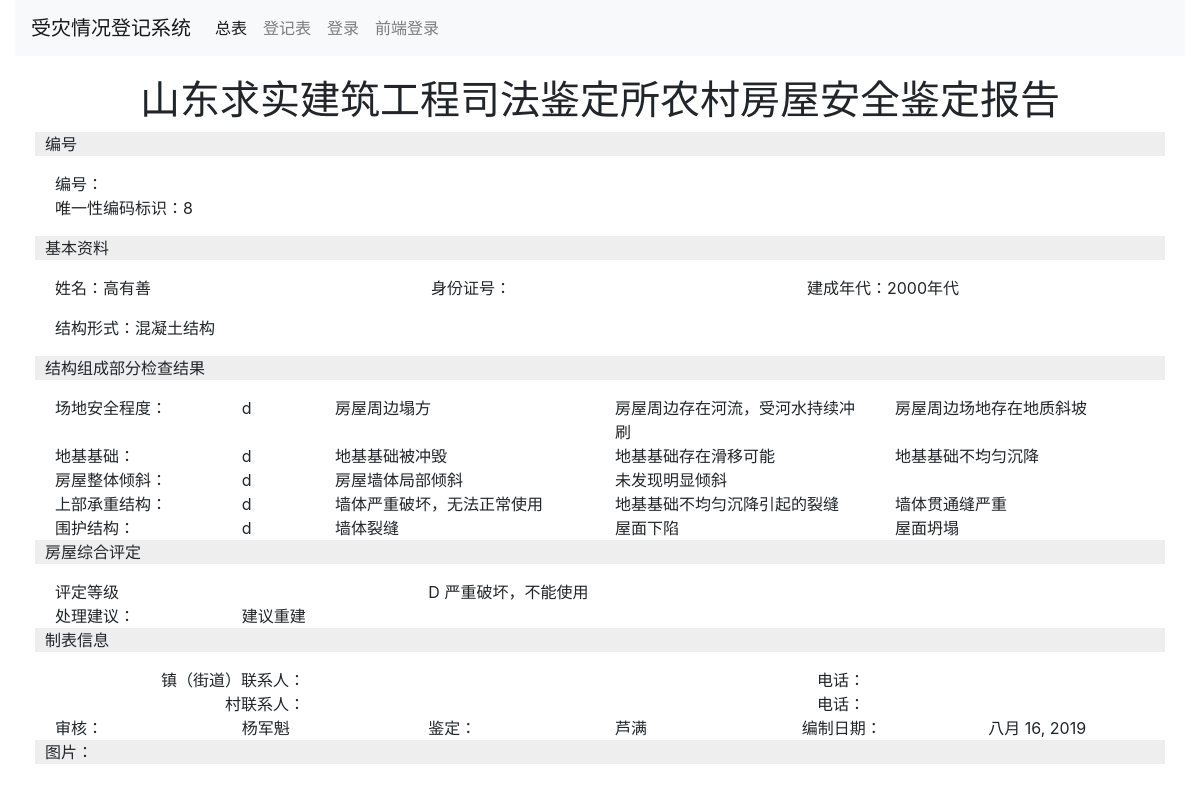
Page /report/8 (signed in) on the committed database.
### report/models.py (models this page shows, shortened)
class Report(models.Model):
    DECADE_CHOICE = (
        ('1900', '1900'),
        ('1910', '1910'),
        ('1920', '1920'),
        ('1930', '1930'),
        ('1940', '1940'),
        ('1950', '1950'),
        ('1960', '1960'),
        ('1970', '1970'),
        ('1980', '1980'),
        ('1990', '1990'),
        ('2000', '2000'),
        ('2010', '2010'),
    )
    PURPOSE_CHOICE = (
        (1, '住宅'),
        (2, '厂房'),
        (3, '公共建筑'),
    )
    STRUCTURE_CHOICE = (
        (1, '混凝土结构'),
        (2, '砌体结构'),
        (3, '木结构'),
        (4, '钢结构'),
        (5, '石结构'),
        (6, '生土结构'),
    )
    DEGREE_CHOICE = (
        ('a', 'A'),
        ('b', 'B'),
        ('c', 'C'),
        ('d', 'D'),
    )
    SECURITY_DETAIL_CHOICE = (
        (1, '未发现影响房屋周边安全的不利影响'),
        (2, '房屋周边准在超高土体滑坡'),
        (3, '房屋周边场地存在地质斜坡'),
        (4, '房屋周边存在河流，受河水持续冲刷'),
        (5, '房屋存在沟壑'),
        (6, '房屋周边塌方'),
        (7, '房屋周边下方存在不实空洞'),
    )
    GROUNDSILL_DETAIL_CHOICE = (
        (1, '未发现明显不均匀沉降及滑移'),
        (2, '地基基础轻微不均匀沉降'),
        (3, '地基基础不均匀沉降'),
        (4, '室内地面下陷'),
        (5, '地基基础滑移'),
        (6, '地基基础存在滑移可能'),
        (7, '地基基础被冲毁'),
        (8, '毛石基础粘结砂浆缺失'),
    )
    TILT_DETAIL_CHOICE = (
        (1, '未发现明显倾斜'),
        (2, '房屋墙体局部倾斜'),
        (3, '房屋墙体整体倾斜'),
        (4, '房屋墙体变形'),
        (5, '房屋墙体未发现明显歪闪缺陷')
    )
    UPON_DETAIL_CHOICE = (
        (1, '未发现结构承载缺陷'),
        (2, '墙体存在裂缝'),
        (3, '墙体轻微裂缝'),
        (4, '墙体贯通缝严重'),
        (5, '墙体风化侵蚀严重'),
        (6, '墙体有效截面积削弱'),
        (7, '内隔墙裂缝'),
        (8, '墙体面层脱落'),
        (9, '墙体变形'),
        (10, '墙体倾斜'),
        (11, '纵横墙连接处松动和开裂'),
        (12, '墙体倒塌'),
        (13, '屋架梁损坏'),
        (14, '屋架檩条损坏'),
        (15, '屋架梁下墙体开裂损坏'),
        (16, '屋架梁下墙体变形'),
        (17, '地基基础不均匀沉降引起的裂缝'),
        (18, '房屋墙体、屋盖无明显受力裂缝和变形'),
        (19, '墙体严重破坏，无法正常使用'),
        (20, '屋架损坏'),
    )
    FENCE_DETAIL_CHOICE = (
        (1, '未发现围护缺损'),
        (2, '同上'),
        (3, '墙体存在裂缝'),
        (4, '屋面坍塌'),
        (5, '屋面下陷'),
        (6, '墙体面层脱落'),
        (7, '墙体裂缝'),
        (8, '室内地面下陷'),
        (9, '内隔墙裂缝'),
        (10, '纵横墙多处裂缝'),
    )
    ASSESS_LEVEL_CHOICE = (
        ('a', 'A 完好无损'),
        ('b', 'B 轻微破损，可以使用'),
        ('c', 'C 破损经修缮后可以使用'),
        ('d', 'D 严重破坏，不能使用'),
        ('e', '倒塌'),
    )
    CREATOR_CHOICE = (
        (1, '杨军魁'),
        (2, '芦满'),
        (3, '关萌'),
        (4, '黄波'),
    )
    bid = models.CharField(max_length=100, null=True, blank=True,
                           verbose_name='建鉴编号')
    name = models.CharField(max_length=250, null=True, blank=True,
                            verbose_name='姓名')
    identity = models.CharField(max_length=50, null=True, blank=True,
                                verbose_name='身份证号', unique=True)
    decade = models.CharField(choices=DECADE_CHOICE, max_length=10,
                              null=True, blank=True, verbose_name='建成年代')
    city = models.ForeignKey(City, null=True, blank=True,
                             on_delete=models.SET_NULL,
                             verbose_name='城市')
    town = models.ForeignKey(Town, null=True, blank=True,
                             on_delete=models.SET_NULL,
                             verbose_name='镇')
    village = models.ForeignKey(Village, null=True, blank=True,
                                on_delete=models.SET_NULL,
                                verbose_name='村')
    purpose = models.IntegerField(choices=PURPOSE_CHOICE, null=True, blank=True,
                                  verbose_name='用途')
    comment = models.TextField(max_length=250, null=True, blank=True,
                               verbose_name='备注')
    structure = models.IntegerField(choices=STRUCTURE_CHOICE,
                                    null=True, blank=True, verbose_name='结构形式')
    security = models.CharField(max_length=10, choices=DEGREE_CHOICE,
                                null=True, blank=True, verbose_name='场地安全程度')
    groundsill = models.CharField(max_length=10, choices=DEGREE_CHOICE,
                                  null=True, blank=True, verbose_name='地基基础')
    tilt = models.CharField(max_length=10, choices=DEGREE_CHOICE, null=True,
                            blank=True,
                            verbose_name='房屋整体倾斜')
    upon = models.CharField(max_length=10, choices=DEGREE_CHOICE, null=True,
                            blank=True,
                            verbose_name='上部承重结构')
    fence = models.CharField(max_length=10, choices=DEGREE_CHOICE, null=True,
                             blank=True,
                             verbose_name='围护结构')
    security_detail = models.ManyToManyField(SecurityDetail, blank=True,
                                             verbose_name='场地安全程度说明')
    groundsill_detail = models.ManyToManyField(GroundsillDetail, blank=True,
                                               verbose_name='地基基础说明')
    tilt_detail = models.ManyToManyField(TiltDetail, blank=True,
                                         verbose_name='房屋整体倾斜说明')
    upon_detail = models.ManyToManyField(UponDetail, blank=True,
                                         verbose_name='上部承重结构说明')
    fence_detail = models.ManyToManyField(FenceDetail, blank=True,
                                          verbose_name='围护结构说明')
    assess_level = models.CharField(max_length=10, choices=ASSESS_LEVEL_CHOICE,
                                    null=True, blank=True, verbose_name='评定等级')
    advice = models.ManyToManyField(Advice, blank=True,
                                    verbose_name='处理建议')
    street_contract = models.CharField(max_length=50, null=True, blank=True,
                                       verbose_name='镇（街道）联系人')
    street_contract_phone = models.CharField(max_length=50, null=True,
                                             blank=True,
                                             verbose_name='镇（街道）联系人电话')
    village_contract = models.CharField(max_length=50, null=True, blank=True,
                                        verbose_name='村联系人')
    village_contract_phone = models.CharField(max_length=50, null=True,
                                              blank=True,
                                              verbose_name='村联系人电话')
    reviewer = models.ForeignKey(Reviewer, null=True, blank=True,
                                 on_delete=models.SET_NULL,
                                 verbose_name='审核人')
    created = models.DateField(auto_now_add=True, verbose_name='添加日期')
    updated = models.DateTimeField(auto_now=True, verbose_name='修改日期')
    appraiser = models.ForeignKey(User, null=True, blank=True,
                                  on_delete=models.SET_NULL,
                                  verbose_name='鉴定人')
    class Meta:
        ordering = ('-created',)
        verbose_name_plural = '报告'

class SecurityDetail(models.Model):
    SECURITY_DETAIL_CHOICE = (
        (0, ''),
        (1, '未发现影响房屋周边安全的不利影响'),
        (2, '房屋周边准在超高土体滑坡'),
        (3, '房屋周边场地存在地质斜坡'),
        (4, '房屋周边存在河流，受河水持续冲刷'),
        (5, '房屋存在沟壑'),
        (6, '房屋周边塌方'),
        (7, '房屋周边下方存在不实空洞'),
    )
    detail = models.IntegerField(choices=SECURITY_DETAIL_CHOICE,
                                 verbose_name='描述')
    created = models.DateTimeField(auto_now_add=True, verbose_name='创建时间')
    class Meta:
        ordering = ('-created',)
        verbose_name_plural = '场地安全程度描述'
    def __str__(self):
        return self.get_detail_display()

class GroundsillDetail(models.Model):
    GROUNDSILL_DETAIL_CHOICE = (
        (0, ''),
        (1, '未发现明显不均匀沉降及滑移'),
        (2, '地基基础轻微不均匀沉降'),
        (3, '地基基础不均匀沉降'),
        (4, '室内地面下陷'),
        (5, '地基基础滑移'),
        (6, '地基基础存在滑移可能'),
        (7, '地基基础被冲毁'),
        (8, '毛石基础粘结砂浆缺失'),
    )
    detail = models.IntegerField(choices=GROUNDSILL_DETAIL_CHOICE,
                                 verbose_name='描述')
    created = models.DateTimeField(auto_now_add=True, verbose_name='创建时间')
    class Meta:
        ordering = ('-created',)
        verbose_name_plural = '地基基础描述'
    def __str__(self):
        return self.get_detail_display()

class TiltDetail(models.Model):
    TILT_DETAIL_CHOICE = (
        (0, ''),
        (1, '未发现明显倾斜'),
        (2, '房屋墙体局部倾斜'),
        (3, '房屋墙体整体倾斜'),
        (4, '房屋墙体变形'),
        (5, '房屋墙体未发现明显歪闪缺陷')
    )
    detail = models.IntegerField(choices=TILT_DETAIL_CHOICE, verbose_name='描述')
    created = models.DateTimeField(auto_now_add=True, verbose_name='创建时间')
    class Meta:
        ordering = ('-created',)
        verbose_name_plural = '房屋整体倾斜描述'
    def __str__(self):
        return self.get_detail_display()

class UponDetail(models.Model):
    UPON_DETAIL_CHOICE = (
        (0, ''),
        (1, '未发现结构承载缺陷'),
        (2, '墙体存在裂缝'),
        (3, '墙体轻微裂缝'),
        (4, '墙体贯通缝严重'),
        (5, '墙体风化侵蚀严重'),
        (6, '墙体有效截面积削弱'),
        (7, '内隔墙裂缝'),
        (8, '墙体面层脱落'),
        (9, '墙体变形'),
        (10, '墙体倾斜'),
        (11, '纵横墙连接处松动和开裂'),
        (12, '墙体倒塌'),
        (13, '屋架梁损坏'),
        (14, '屋架檩条损坏'),
        (15, '屋架梁下墙体开裂损坏'),
        (16, '屋架梁下墙体变形'),
        (17, '地基基础不均匀沉降引起的裂缝'),
        (18, '房屋墙体、屋盖无明显受力裂缝和变形'),
        (19, '墙体严重破坏，无法正常使用'),
        (20, '屋架损坏'),
    )
    detail = models.IntegerField(choices=UPON_DETAIL_CHOICE, verbose_name='描述')
    created = models.DateTimeField(auto_now_add=True, verbose_name='创建时间')
    class Meta:
        ordering = ('-created',)
        verbose_name_plural = '房上部承重结构描述'
    def __str__(self):
        return self.get_detail_display()

class FenceDetail(models.Model):
    FENCE_DETAIL_CHOICE = (
        (0, ''),
        (1, '未发现围护缺损'),
        (2, '同上'),
        (3, '墙体存在裂缝'),
        (4, '屋面坍塌'),
        (5, '屋面下陷'),
        (6, '墙体面层脱落'),
        (7, '墙体裂缝'),
        (8, '室内地面下陷'),
        (9, '内隔墙裂缝'),
        (10, '纵横墙多处裂缝'),
    )
    detail = models.IntegerField(choices=FENCE_DETAIL_CHOICE, verbose_name='描述')
    created = models.DateTimeField(auto_now_add=True, verbose_name='创建时间')
    class Meta:
        ordering = ('-created',)
        verbose_name_plural = '围护结构描述'
    def __str__(self):
        return self.get_detail_display()

class Advice(models.Model):
    ADVICE_CHOICE = (
        (0, ''),
        (1, '修缮'),
        (2, '加固危险点'),
        (3, '建议重建'),
        (4, '重建，停止使用，马上搬出'),
        (5, '取消鉴定'),
    )
    advice = models.IntegerField(choices=ADVICE_CHOICE, verbose_name='处理意见')
    created = models.DateTimeField(auto_now_add=True, verbose_name='创建时间')
    class Meta:
        ordering = ('-created',)
        verbose_name_plural = '处理意见'
    def __str__(self):
        return self.get_advice_display()

class Reviewer(models.Model):
    name = models.CharField(max_length=50, verbose_name='审核人')
    created = models.DateTimeField(auto_now_add=True, verbose_name='创建时间')
    class Meta:
        ordering = ('name',)
        verbose_name_plural = '审核人'
    def __str__(self):
        return self.name

### report/views.py (the view)
# urls.py: path('<int:pk>', views.ReportDetailView.as_view(), name='report_detail'),
class ReportDetailView(LoginRequiredMixin, DetailView):
    model = Report
    template_name = 'report/detail.html'
    context_object_name = 'report'

### report/templates/report/detail.html (shortened to what this page needs)
{% extends 'report/base.html' %}
{% load static %}
{% block content %}
    <h1 class="text-center">山东求实建筑工程司法鉴定所农村房屋安全鉴定报告</h1>
    <p class="small-title">编号</p>
    <ul class="list-inline row detail-content">
        <li class="list-inline col-md-12">
            编号：{{ report.bid|default_if_none:"" }}</li>
        <li class="list-inline col-md-12">
            唯一性编码标识：{{ report.id|default_if_none:"" }}</li>
    </ul>
    <p class="small-title">基本资料</p>
    <div class="detail-content">
        <ul class="list-inline row">
            <li class="list-inline-item col">
                姓名：{{ report.name|default_if_none:"" }}</li>
            <li class="list-inline-item col">
                身份证号：{{ report.identity|default_if_none:"" }}</li>
            <li class="list-inline-item col">
                建成年代：{{ report.decade|default_if_none:"" }}年代
            </li>
        </ul>
        <ul class="list-inline row">
            <li class="list-inline-item col">
                结构形式：{{ report.get_structure_display|default_if_none:"" }}</li>
        </ul>
    </div>
    <p class="small-title">结构组成部分检查结果</p>
    <div class="detail-content">
        <div class="row">
            <div class="col-md-2">
                场地安全程度：
            </div>
            <div class="col-md-1">{{ report.security|default_if_none:"" }}</div>
            {% for detail in report.security_detail.all %}
                <div class="col-md-3">{{ detail|default_if_none:"" }}</div>
            {% endfor %}
        </div>
        <div class="row">
            <div class="col-md-2">
                地基基础：
            </div>
            <div class="col-md-1">{{ report.groundsill|default_if_none:"" }}</div>
            {% for detail in report.groundsill_detail.all %}
                <div class="col-md-3">{{ detail|default_if_none:"" }}</div>
            {% endfor %}
        </div>
        <div class="row">
            <div class="col-md-2">
                房屋整体倾斜：
            </div>
            <div class="col-md-1">{{ report.tilt|default_if_none:"" }}</div>
            {% for detail in report.tilt_detail.all %}
                <div class="col-md-3">{{ detail|default_if_none:"" }}</div>
            {% endfor %}
        </div>
        <div class="row">
            <div class="col-md-2">
                上部承重结构：
            </div>
            <div class="col-md-1">{{ report.upon|default_if_none:"" }}</div>
            {% for detail in report.upon_detail.all %}
                <div class="col-md-3">{{ detail|default_if_none:"" }}</div>
            {% endfor %}
        </div>
        <div class="row">
            <div class="col-md-2">
                围护结构：
            </div>
            <div class="col-md-1">{{ report.fence|default_if_none:"" }}</div>
            {% for detail in report.fence_detail.all %}
                <div class="col-md-3">{{ detail|default_if_none:"" }}</div>
            {% endfor %}
        </div>
    </div>
    <p class="small-title">房屋综合评定</p>
    <div class="detail-content">
        <div class="row">
            <div class="col-md-4">评定等级</div>
            <div class="col-md-8">{{ report.get_assess_level_display|default_if_none:"" }}</div>
        </div>
        <div class="row">
            <div class="col-md-2">处理建议：</div>
            {% for advice in report.advice.all %}
                <div class="col-md-2">{{ advice|default_if_none:"" }}</div>
            {% endfor %}
        </div>
    </div>
    <p class="small-title">制表信息</p>
    <div class="detail-content">
        <div class="row">
            <div class="col-md-3 text-right">镇（街道）联系人：</div>
            <div class="col-md-3">{{ report.street_contract|default_if_none:"" }}</div>
            <div class="col-md-3 text-right">电话：</div>
            <div class="col-md-3">{{ report.street_contract_phone|default_if_none:"" }}</div>
        </div>
        <div class="row">
            <div class="col-md-3 text-right">村联系人：</div>
            <div class="col-md-3">{{ report.village_contract|default_if_none:"" }}</div>
            <div class="col-md-3 text-right">电话：</div>
            <div class="col-md-3">{{ report.village_contract_phone|default_if_none:"" }}</div>
        </div>
        <div class="row">
            <div class="col-md-2">审核：</div>
            <div class="col-md-2">{{ report.reviewer|default_if_none:"" }}</div>
            <div class="col-md-2">鉴定：</div>
            <div class="col-md-2">
                {{ report.appraiser.last_name }}{{ report.appraiser.first_name }}</div>
            <div class="col-md-2">编制日期：</div>
            <div class="col-md-2">{{ report.created|default_if_none:"" }}</div>
        </div>
    </div>
    <p class="small-title">图片：</p>
    <div class="container">
    </div>
{% endblock %}

### report/static/css/style.css (style rules this page uses)
.small-title { display: block; background-color: #eeeeee; padding-left: 10px; }
.detail-content { padding: 0 20px; }

### rows in the picture
Report: id "8", name "高有善", decade "2000", structure "混凝土结构", security "d", groundsill "d", tilt "d", upon "d", fence "d", assess_level "D 严重破坏，不能使用", reviewer "杨军魁", appraiser.first_name "芦满", created "八月 16, 2019"
SecurityDetail: detail "房屋周边塌方"
SecurityDetail: detail "房屋周边存在河流，受河水持续冲刷"
SecurityDetail: detail "房屋周边场地存在地质斜坡"
GroundsillDetail: detail "地基基础被冲毁"
GroundsillDetail: detail "地基基础存在滑移可能"
GroundsillDetail: detail "地基基础不均匀沉降"
TiltDetail: detail "房屋墙体局部倾斜"
TiltDetail: detail "未发现明显倾斜"
UponDetail: detail "墙体严重破坏，无法正常使用"
UponDetail: detail "地基基础不均匀沉降引起的裂缝"
UponDetail: detail "墙体贯通缝严重"
FenceDetail: detail "墙体裂缝"
FenceDetail: detail "屋面下陷"
FenceDetail: detail "屋面坍塌"
Advice: advice "建议重建"
